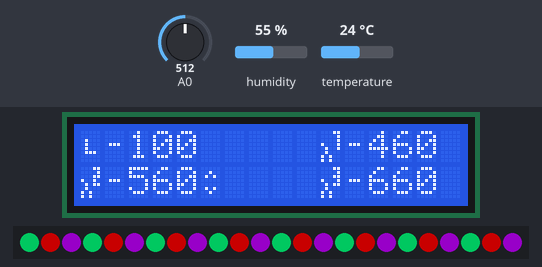
Bench run of a sketch on a simulated Arduino Uno, built with avr-gcc and run on an emulated ATmega328P. Parts: 16×2 character LCD, 24 RGB LEDs in strip order, left to right. The inputs (shaded band) are chosen by the test bench; at power-on: A0 = 512, humidity 55 %, temperature 24 °C. Dim RGB values are drawn brighter than linear; what the sketch prints to the serial monitor is not drawn.

Above: at 0.43 s.
1.3 s: A0 set to 407
At 1.56 s:
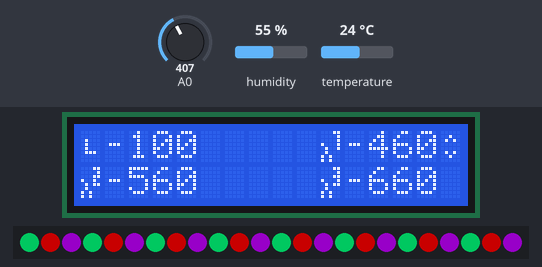
2.8 s: A0 set to 391
At 3.14 s:
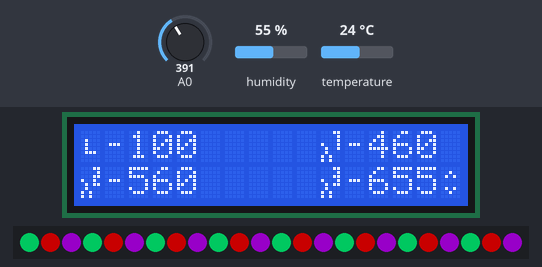
5.8 s: A0 set to 430
At 6.1 s:
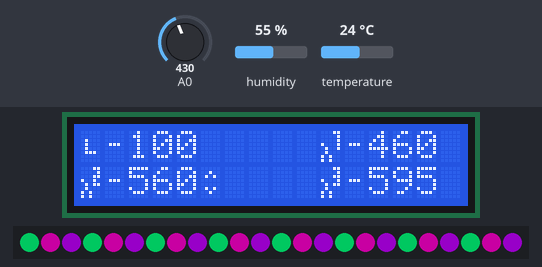
Timing chart, 0 to 8.8 s (numbered marks = the images above; inputs shaded):
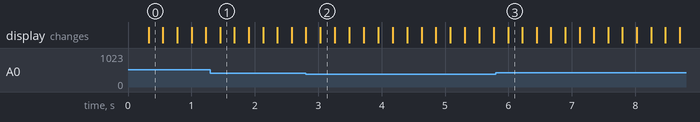

Measured:
- the behaviour switches between 400 and 399 on A0 (found by bisection; images 1 and 2)
- after the input at 5.8 s, the display: changes after 0.19 s (image 3)

The sketch:

LED.ino
```cpp
#define FASTLED_INTERNAL
#include <FastLED.h>
#include "Tools.h"
#include "LCDScreen.h"
#include "TempHumi.h"

#define LED_PIN 13
#define NUM_LED 24
LCDScreen screen;
CRGB LEDs[NUM_LED];
TempHumi th(A2);

void setup()
{
  Serial.begin(9600);
  FastLED.addLeds<WS2811, LED_PIN, GRB>(LEDs, NUM_LED);
  setColourToLEDs();
}

void loop()
{
  bool change = screen.Loop();
  if(change)
  {
    setColourToLEDs();
  }

  th.UpdateTempHumi();
  Serial.println(th.TEMP);
  Serial.println(th.HUMI);

  delay(200);
}

void setColourToLEDs()
{

  CRGB blue = ConvertWaveToRGB(screen.led1wave);
  CRGB green = ConvertWaveToRGB(screen.led2wave);
  CRGB red = ConvertWaveToRGB(screen.led3wave);

  for(int i=0; i<NUM_LED; i++)
  {
    if(i % 3 == 0)
    {
      LEDs[i] = blue;
    }
    else if(i % 3 == 1)
    {
      LEDs[i] = red;
    }
    else if(i % 3 == 2)
    {
      LEDs[i] = green;
    }
  }

  FastLED.setBrightness(screen.brightness);
  FastLED.show();

}
```

TempHumi.cpp
```cpp
#include "TempHumi.h"

TempHumi::TempHumi(int temp_humi_pin)
{
  PIN = temp_humi_pin;
}

void TempHumi::UpdateTempHumi()
{
  DHT.read11(PIN);
  TEMP = DHT.temperature;
  HUMI = DHT.humidity;
}
```

TempHumi.h
```cpp
#ifndef TEMPHUMI_H
#define TEMPHUMI_H

#include <Arduino.h>
#include <dht.h>

class TempHumi
{
  public:
    float TEMP;
    float HUMI;

    TempHumi(int temp_humi_pin);
    void UpdateTempHumi();


  private:
    dht DHT;
    int PIN;
};

#endif
```

Tools.cpp
```cpp
#include "Tools.h"


CRGB ConvertWaveToRGB(float wavelength)
{
  float Gamma = 0.80;
  float IntensityMax = 255;
  float factor, red, green, blue;

  if((wavelength >= 380) && (wavelength < 440))
  {
    red = -(wavelength - 440) / (440 - 380);
    green = 0.0;
    blue = 1.0;
  }
  else if((wavelength >= 440) && (wavelength < 490))
  {
    red = 0.0;
    green = (wavelength - 440) / (490 - 440);
    blue = 1.0;
  }
  else if((wavelength >= 490) && (wavelength < 510))
  {
    red = 0.0;
    green = 1.0;
    blue = -(wavelength - 510) / (510 - 490);
  }
  else if((wavelength >= 510) && (wavelength < 580))
  {
    red = (wavelength - 510) / (580 - 510);
    green = 1.0;
    blue = 0.0;
  }
  else if((wavelength >= 580) && (wavelength<645))
  {
    red = 1.0;
    green = -(wavelength - 645) / (645 - 580);
    blue = 0.0;
  }
  else if((wavelength >= 645) && (wavelength<781))
  {
    red = 1.0;
    green = 0.0;
    blue = 0.0;
  }
  else
  {
    red = 0.0;
    green = 0.0;
    blue = 0.0;
  };


  // Let the intensity fall off near the vision limits
  if((wavelength >= 380) && (wavelength < 420))
  {
    factor = 0.3 + 0.7*(wavelength - 380) / (420 - 380);
  }
  else if((wavelength >= 420) && (wavelength < 701))
  {
    factor = 1.0;
  }
  else if((wavelength >= 701) && (wavelength < 781))
  {
    factor = 0.3 + 0.7*(780 - wavelength) / (780 - 700);
  }
  else
  {
    factor = 0.0;
  };

  int fred = 0, fgreen = 0, fblue = 0;
  if (red != 0){
      fred = (int)(IntensityMax * pow(red * factor, Gamma));
  }
  if (green != 0){
      fgreen = (int)(IntensityMax * pow(green * factor, Gamma));
  }
  if (blue != 0){
      fblue = (int)(IntensityMax * pow(blue * factor, Gamma));
  }

  //rbg
  CRGB colour = CRGB(fred, fblue, fgreen);
  return colour;
}
```

Tools.h
```cpp
#ifndef TOOLS_H
#define TOOLS_H

#include <Arduino.h>
#include <FastLED.h>

CRGB ConvertWaveToRGB(float wavelength);

#endif
```

LCDScreen.cpp
```cpp
#include "LCDScreen.h"

LCDScreen::LCDScreen():lcd(8,  9,  4,  5,  6,  7)
{

  //Symbols
  byte light[8] =
  {
    0b00000,
    0b00000,
    0b01000,
    0b01000,
    0b01000,
    0b01110,
    0b00000,
    0b00000
  };

  byte lambda1[8] =
  {
    0b00011,
    0b00001,
    0b00001,
    0b10001,
    0b01001,
    0b01000,
    0b10100,
    0b10100
  };

  byte lambda2[8] =
  {
    0b00011,
    0b00001,
    0b00011,
    0b10010,
    0b01011,
    0b01000,
    0b10100,
    0b10100
  };

  byte lambda3[8] =
  {
    0b00011,
    0b00001,
    0b00011,
    0b10001,
    0b01011,
    0b01000,
    0b10100,
    0b10100
  };

  byte updown[8] =
  {
    0b00000,
    0b00100,
    0b01010,
    0b00000,
    0b00000,
    0b01010,
    0b00100,
    0b00000
  };

  byte hyphen[8] =
  {
    0b00000,
    0b00000,
    0b00000,
    0b01110,
    0b00000,
    0b00000,
    0b00000,
    0b00000
  };

  lcd.begin(16, 2);
  lcd.createChar(1, light);
  lcd.createChar(2, lambda1);
  lcd.createChar(3, lambda2);
  lcd.createChar(4, lambda3);
  lcd.createChar(5, updown);
  lcd.createChar(6, hyphen);

  xcurrent = 5;
  ycurrent = 0;
  brightness = 100;
  led1wave = 460;
  led2wave = 560;
  led3wave = 660;

  PrintBrightness();
  PrintBlue();
  PrintGreen();
  PrintRed();
  PrintCursor();
}

bool LCDScreen::Loop()
{
  int change = false;
  int x;
  x = analogRead(0);

  if (x < 60) {
    ClearCursor();
    Right();
    PrintCursor();
  }
  else if (x < 200) {
    Up();
    change = true;
  }
  else if (x < 400){
    Down();
    change = true;
  }
  else if (x < 600){
    ClearCursor();
    Left();
    PrintCursor();
  }

  return change;
}

void LCDScreen::Right()
{
  if(xcurrent == 5 && ycurrent == 0)
  {
    xcurrent = 15;
  }
  else if(xcurrent == 15 && ycurrent == 0)
  {
    xcurrent = 5;
    ycurrent = 1;
  }
  else if(xcurrent == 5 && ycurrent == 1)
  {
    xcurrent = 15;
  }
  else if(xcurrent == 15 && ycurrent == 1)
  {
    xcurrent = 5;
    ycurrent = 0;
  }
}

void LCDScreen::Up()
{
  if(xcurrent == 5 && ycurrent == 0)
  {
    if(brightness < 250)
    {
      brightness = brightness + 5;
    }
    else
    {
      brightness = 255;
    }
    PrintBrightness();
  }
  else if(xcurrent == 15 && ycurrent == 0)
  {
    if(led1wave < 775)
    {
      led1wave = led1wave + 5;
    }
    else
    {
      led1wave = 780;
    }
    PrintBlue();
  }
  else if(xcurrent == 5 && ycurrent == 1)
  {
    if(led2wave < 775)
    {
      led2wave = led2wave + 5;
    }
    else
    {
      led2wave = 780;
    }
    PrintGreen();
  }
  else if(xcurrent == 15 && ycurrent == 1)
  {
    if(led3wave < 775)
    {
      led3wave = led3wave + 5;
    }
    else
    {
      led3wave = 780;
    }
    PrintRed();
  }
}

void LCDScreen::Down()
{
  if(xcurrent == 5 && ycurrent == 0)
  {
    if(brightness > 5)
    {
      brightness = brightness - 5;
    }
    else
    {
      brightness = 0;
    }
    PrintBrightness();
  }
  else if(xcurrent == 15 && ycurrent == 0)
  {
    if(led1wave > 385)
    {
      led1wave = led1wave - 5;
    }
    else
    {
      led1wave = 380;
    }
    PrintBlue();
  }
  else if(xcurrent == 5 && ycurrent == 1)
  {
    if(led2wave > 385)
    {
      led2wave = led2wave - 5;
    }
    else
    {
      led2wave = 380;
    }
    PrintGreen();
  }
  else if(xcurrent == 15 && ycurrent == 1)
  {
    if(led3wave > 385)
    {
      led3wave = led3wave - 5;
    }
    else
    {
      led3wave = 380;
    }
    PrintRed();
  }
}

void LCDScreen::Left()
{
  if(xcurrent == 5 && ycurrent == 0)
  {
    xcurrent = 15;
    ycurrent = 1;
  }
  else if(xcurrent == 15 && ycurrent == 0)
  {
    xcurrent = 5;
  }
  else if(xcurrent == 5 && ycurrent == 1)
  {
    xcurrent = 15;
    ycurrent = 0;
  }
  else if(xcurrent == 15 && ycurrent == 1)
  {
    xcurrent = 5;
  }
}

void LCDScreen::PrintBrightness()
{
 lcd.setCursor(0,0);
 lcd.write(1);
 lcd.write(6);
 if(brightness < 100) lcd.print(0);
 lcd.print(brightness);
}

void LCDScreen::PrintBlue()
{
 lcd.setCursor(10, 0);
 lcd.write(2);
 lcd.write(6);
 if(led1wave < 100) lcd.print(0);
 lcd.print(led1wave);
}

void LCDScreen::PrintGreen()
{
 lcd.setCursor(0, 1);
 lcd.write(3);
 lcd.write(6);
 if(led2wave < 100) lcd.print(0);
 lcd.print(led2wave);
}

void LCDScreen::PrintRed()
{
 lcd.setCursor(10, 1);
 lcd.write(4);
 lcd.write(6);
 if(led3wave < 100) lcd.print(0);
 lcd.print(led3wave);
}

void LCDScreen::ClearCursor()
{
 lcd.setCursor(5, 0);
 lcd.print(" ");
 lcd.setCursor(15, 0);
 lcd.print(" ");
 lcd.setCursor(5, 1);
 lcd.print(" ");
 lcd.setCursor(15, 1);
 lcd.print(" ");
}

void LCDScreen::PrintCursor()
{
 lcd.setCursor(xcurrent, ycurrent);
 lcd.write(5);
}
```

LCDScreen.h
```cpp
#ifndef LCDSCREEN_H
#define LCDSCREEN_H

#define uint8_t byte
#include <LiquidCrystal.h>
#include <Arduino.h>

class LCDScreen
{
  public:
    int brightness;
    int led1wave;
    int led2wave;
    int led3wave;

    LCDScreen();
    bool Loop();

  private:
    LiquidCrystal lcd;
    int xcurrent;
    int ycurrent;

    void Right();
    void Up();
    void Down();
    void Left();

    void PrintBrightness();
    void PrintBlue();
    void PrintGreen();
    void PrintRed();
    void ClearCursor();
    void PrintCursor();
};

#endif
```
